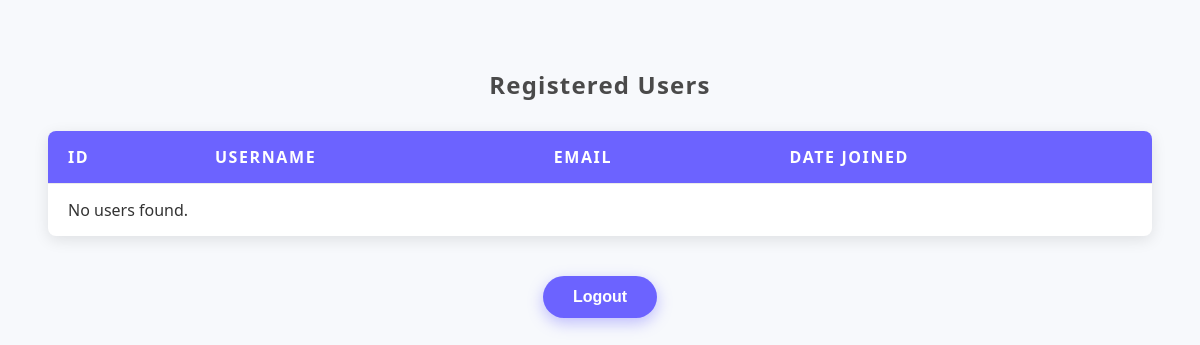
Before: /view_registered_users/ (signed in) with the older database file.
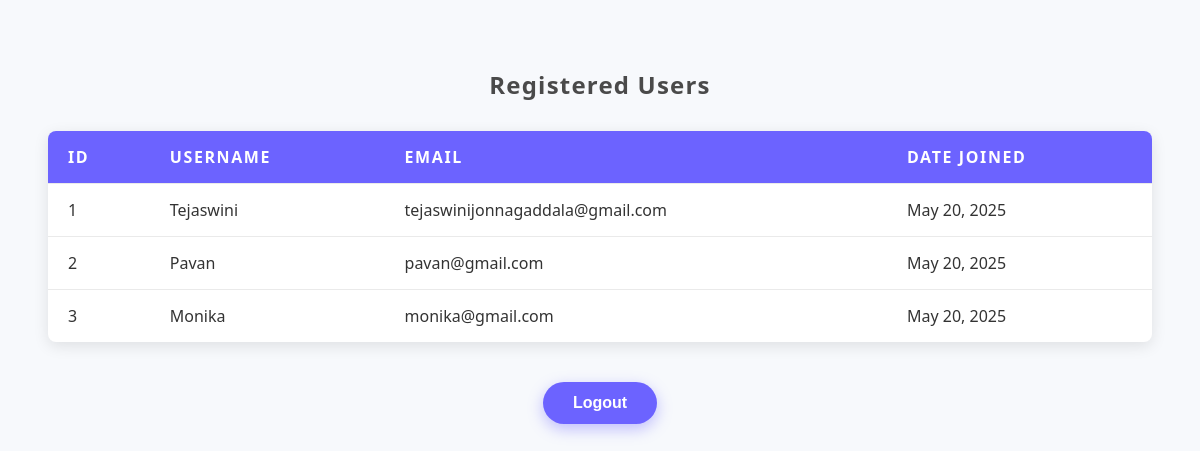
After: the same page with the newer database file.
### users/models.py (models this page shows, shortened)
class UserRegistrationModel(models.Model):
    username = models.CharField(max_length=150)
    email = models.EmailField()
    password = models.CharField(max_length=128)
    status = models.CharField(max_length=20, default='pending')  # optional field
    date_joined = models.DateTimeField(auto_now_add=True)

### custom_admin/views.py (the view)
# urls.py: path('view_registered_users/',vi.view_registered_users,name='view_registered_users'),
def view_registered_users(request):
    if not request.user.is_authenticated or not request.user.is_superuser:
        return redirect('custom_admin')
    data = UserRegistrationModel.objects.all()
    return render(request, 'user_list.html', {'users': data})

### templates/user_list.html (shortened to what this page needs)
<!DOCTYPE html>
<html>
<head>
</head>
<body>
    <h2>Registered Users</h2>
    <table>
        <thead>
            <tr>
                <th>ID</th>
                <th>Username</th>
                <th>Email</th>
                <th>Date Joined</th>
            </tr>
        </thead>
        <tbody>
            {% for user in users %}
                <tr>
                    <td>{{ user.id }}</td>
                    <td>{{ user.username }}</td>
                    <td>{{ user.email }}</td>
                    <td>{{ user.date_joined|date:"M d, Y" }}</td>
                </tr>
            {% empty %}
                <tr>
                    <td colspan="4">No users found.</td>
                </tr>
            {% endfor %}
        </tbody>
    </table>
    <form method="post" action="{% url 'logout_user' %}">
        <button type="submit">Logout</button>
    </form>
</body>
</html>

### templates/user_list.html (style rules this page uses)
body { font-family: 'Segoe UI', Tahoma, Geneva, Verdana, sans-serif; background: #f7f9fc; color: #333; padding: 40px; }
h2 { text-align: center; margin-bottom: 30px; font-weight: 700; color: #4a4a4a; letter-spacing: 1.2px; }
table { width: 100%; border-collapse: collapse; box-shadow: 0 4px 15px rgba(0,0,0,0.1); border-radius: 8px; overflow: hidden; background: white; transition: box-shadow 0.3s ease; margin-bottom: 40px; }
th, td { padding: 15px 20px; border-bottom: 1px solid #eaeaea; text-align: left; transition: background-color 0.3s ease; }
th { background-color: #6c63ff; color: white; font-weight: 600; text-transform: uppercase; letter-spacing: 0.1em; }
tbody tr:last-child td { border-bottom: none; }
form { text-align: center; }
button { background-color: #6c63ff; border: none; color: white; padding: 12px 30px; font-size: 1rem; border-radius: 25px; cursor: pointer; font-weight: 600; box-shadow: 0 5px 15px rgba(108, 99, 255, 0.4); transition: background-color 0.3s ease, box-shadow 0.3s ease; }

Changed rows visible on the page:
added UserRegistrationModel: id "1", username "Tejaswini", email "tejaswinijonnagaddala@gmail.com", date_joined "May 20, 2025"
added UserRegistrationModel: id "2", username "Pavan", email "pavan@gmail.com", date_joined "May 20, 2025"
added UserRegistrationModel: id "3", username "Monika", email "monika@gmail.com", date_joined "May 20, 2025"
Other visible differences:
text no longer shown: "No users found."
